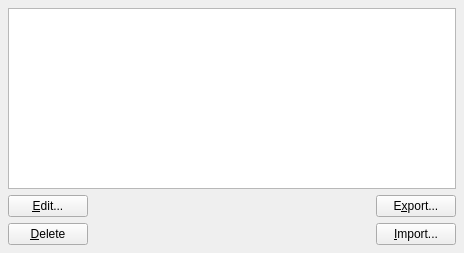
<ui version="4.0" >
 <class>TypesWidget</class>
 <widget class="QWidget" name="TypesWidget" >
  <property name="geometry" >
   <rect>
    <x>0</x>
    <y>0</y>
    <width>464</width>
    <height>253</height>
   </rect>
  </property>
  <property name="sizePolicy" >
   <sizepolicy vsizetype="Expanding" hsizetype="Expanding" >
    <horstretch>0</horstretch>
    <verstretch>0</verstretch>
   </sizepolicy>
  </property>
  <layout class="QVBoxLayout" >
   <property name="spacing" >
    <number>6</number>
   </property>
   <property name="leftMargin" >
    <number>8</number>
   </property>
   <property name="topMargin" >
    <number>8</number>
   </property>
   <property name="rightMargin" >
    <number>8</number>
   </property>
   <property name="bottomMargin" >
    <number>8</number>
   </property>
   <item>
    <widget class="QTreeView" name="typeList" >
     <property name="toolTip" >
      <string>Select types here...</string>
     </property>
     <property name="whatsThis" >
      <string>This is a list of the current macro types... You can select, edit, delete, export and import them...</string>
     </property>
     <property name="alternatingRowColors" >
      <bool>true</bool>
     </property>
     <property name="selectionMode" >
      <enum>QAbstractItemView::ExtendedSelection</enum>
     </property>
     <property name="iconSize" >
      <size>
       <width>22</width>
       <height>22</height>
      </size>
     </property>
     <property name="rootIsDecorated" >
      <bool>false</bool>
     </property>
     <property name="allColumnsShowFocus" >
      <bool>true</bool>
     </property>
    </widget>
   </item>
   <item>
    <layout class="QHBoxLayout" >
     <property name="spacing" >
      <number>6</number>
     </property>
     <property name="leftMargin" >
      <number>0</number>
     </property>
     <property name="topMargin" >
      <number>0</number>
     </property>
     <property name="rightMargin" >
      <number>0</number>
     </property>
     <property name="bottomMargin" >
      <number>0</number>
     </property>
     <item>
      <layout class="QVBoxLayout" >
       <property name="spacing" >
        <number>6</number>
       </property>
       <property name="leftMargin" >
        <number>0</number>
       </property>
       <property name="topMargin" >
        <number>0</number>
       </property>
       <property name="rightMargin" >
        <number>0</number>
       </property>
       <property name="bottomMargin" >
        <number>0</number>
       </property>
       <item>
        <widget class="KPushButton" name="buttonEdit" >
         <property name="whatsThis" >
          <string>Edit the selected type.</string>
         </property>
         <property name="text" >
          <string>&amp;Edit...</string>
         </property>
        </widget>
       </item>
       <item>
        <widget class="KPushButton" name="buttonRemove" >
         <property name="whatsThis" >
          <string>Delete all the selected types in the list.</string>
         </property>
         <property name="text" >
          <string>&amp;Delete</string>
         </property>
        </widget>
       </item>
      </layout>
     </item>
     <item>
      <spacer>
       <property name="orientation" >
        <enum>Qt::Horizontal</enum>
       </property>
       <property name="sizeHint" >
        <size>
         <width>40</width>
         <height>20</height>
        </size>
       </property>
      </spacer>
     </item>
     <item>
      <layout class="QVBoxLayout" >
       <property name="spacing" >
        <number>6</number>
       </property>
       <property name="leftMargin" >
        <number>0</number>
       </property>
       <property name="topMargin" >
        <number>0</number>
       </property>
       <property name="rightMargin" >
        <number>0</number>
       </property>
       <property name="bottomMargin" >
        <number>0</number>
       </property>
       <item>
        <widget class="KPushButton" name="buttonExport" >
         <property name="whatsThis" >
          <string>Export all the selected types to a file.</string>
         </property>
         <property name="text" >
          <string>E&amp;xport...</string>
         </property>
        </widget>
       </item>
       <item>
        <widget class="KPushButton" name="buttonImport" >
         <property name="whatsThis" >
          <string>Import macros that are contained in one or more files.</string>
         </property>
         <property name="text" >
          <string>&amp;Import...</string>
         </property>
        </widget>
       </item>
      </layout>
     </item>
    </layout>
   </item>
  </layout>
 </widget>
 <customwidgets>
  <customwidget>
   <class>KPushButton</class>
   <extends>QPushButton</extends>
   <header>kpushbutton.h</header>
  </customwidget>
 </customwidgets>
 <resources/>
 <connections/>
</ui>
